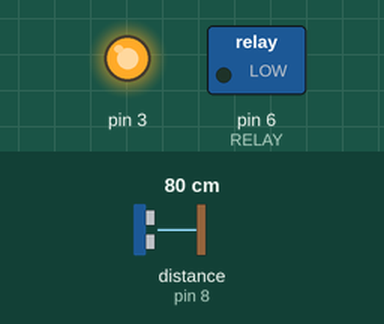
The sketch below on a simulated Arduino Uno, built with avr-gcc and run on an emulated ATmega328P. Shown: switched loads named in the sketch (green lamp = pin HIGH), output pins drawn as LEDs (lit = HIGH). Wiring (inferred from the names in the program): ultrasonic range finder: trigger pin 9; echo pin 8. Inputs (shaded band) come from the test bench; at power-on: distance to the obstacle (sensor on pin 8) 80 cm. The echo pulse lasts 58.3 µs per cm; pins used as bus, display or sensor lines are not drawn.

Above: at 0.05 s.
Timing chart, 0 to 3.0 s (numbered marks = the images above):
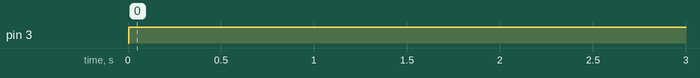

The sketch:

sprinklers.ino
```cpp
const int trigPin = 9;
const int echoPin = 8;
int RELAY = 6;
unsigned long pulseTime = 0;  // variable for reading the pulse
unsigned long distance = 0;   // variable for storing distance

void setup() {
  // put your setup code here, to run once:

 pinMode(trigPin, OUTPUT);
 pinMode(echoPin, INPUT);
 pinMode(3, OUTPUT);
 pinMode (RELAY, OUTPUT);
 digitalWrite(RELAY, LOW);
 Serial.begin(9600);
}

void loop() {
  // put your main code here, to run repeatedly:
digitalWrite(trigPin, LOW);
delayMicroseconds(2);
// Sets the trigPin on HIGH state for 10 micro seconds
digitalWrite(trigPin, HIGH);
delayMicroseconds(10);
digitalWrite(trigPin, LOW);
// Reads the echoPin, returns the sound wave travel time in microseconds
pulseTime = pulseIn(echoPin, HIGH);
// Calculating the distance
 distance = pulseTime/2;

// Prints the distance on the Serial Monitor
if(distance < 50)
{
digitalWrite(RELAY, HIGH);
delay(5000);
digitalWrite(RELAY, LOW);
}
else
{
 digitalWrite(RELAY,LOW);
  digitalWrite(3,HIGH);
  delay(100);
  digitalWrite(3,LOW);
}
}
```

Measured:
- by itself, pin 3: LOW → HIGH at 0.01 s
